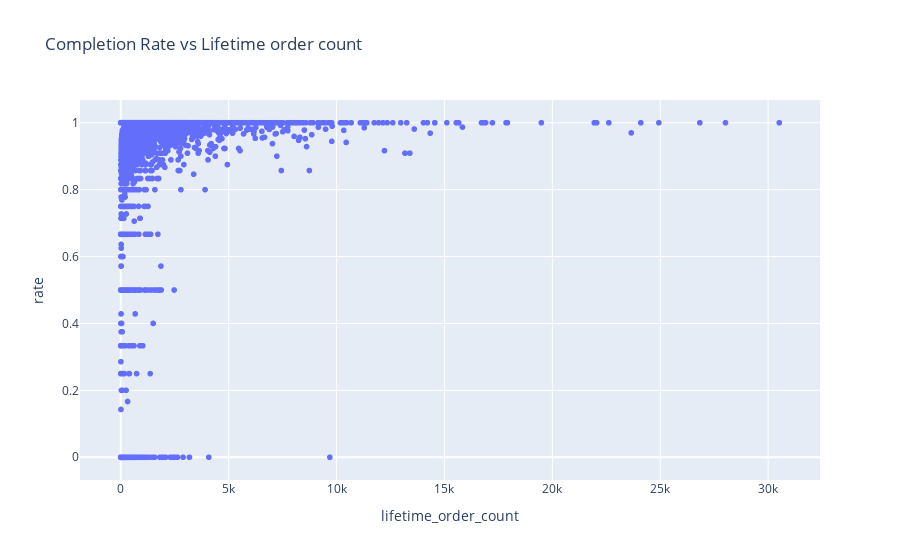

Notebook cell for this chart:
### Code cell
px.scatter(data, x = 'lifetime_order_count', y = 'rate', title='Completion Rate vs Lifetime order count')

### Figure 1 — Plotly figure (JSON) as saved in the notebook; plotly's stock layout.template omitted (floating-point values rounded to 4 significant figures; data arrays with more than 128 entries replaced by an {"elided": "..."} marker saying what was removed)
{"data": [{"hovertemplate": "lifetime_order_count=%{x}<br>rate=%{y}<extra></extra>", "legendgroup": "", "marker": {"color": "#636efa", "symbol": "circle"}, "mode": "markers", "name": "", "showlegend": false, "type": "scattergl", "x": {"elided": "19537 int values"}, "xaxis": "x", "y": {"elided": "19537 float values"}, "yaxis": "y"}], "layout": {"legend": {"tracegroupgap": 0}, "title": {"text": "Completion Rate vs Lifetime order count"}, "xaxis": {"anchor": "y", "domain": [0, 1], "title": {"text": "lifetime_order_count"}}, "yaxis": {"anchor": "x", "domain": [0, 1], "title": {"text": "rate"}}}}
